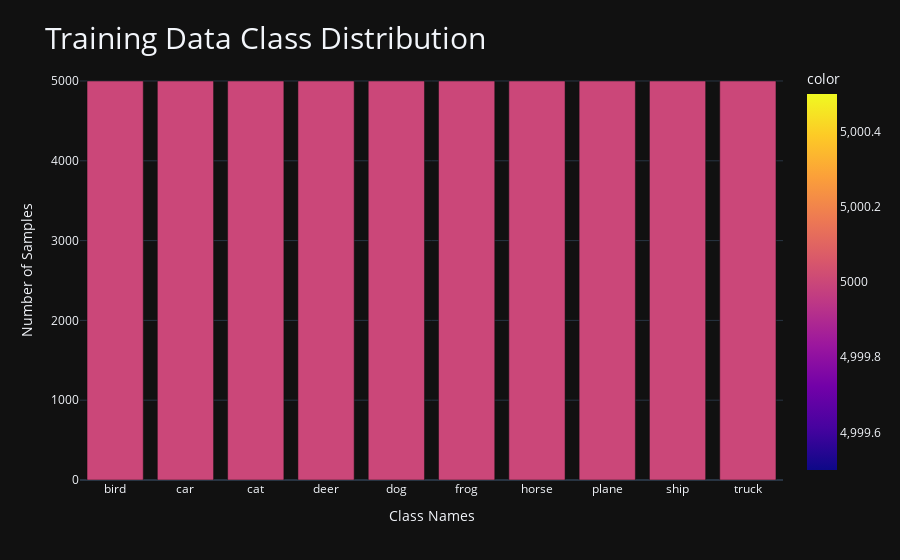

The cell this chart's notebook holds for it:
### Code cell
fig = px.bar(x=list(train_sample_dist.keys()), y=list(train_sample_dist.values()),  
             color=list(train_sample_dist.values()))

fig.update_layout(template='plotly_dark',
                    title={'text': f'Training Data Class Distribution', 'font': {'size': 30}, "x" : 0.05, "y" : 0.95}, 
                    yaxis_title=f'Number of Samples', 
                    xaxis_title=f'Class Names')

fig.update_traces(hovertemplate='<b>Number of Samples:</b> %{y}<extra></extra>')

### Figure 1 — Plotly figure (JSON) as saved in the notebook; plotly's stock layout.template omitted (floating-point values rounded to 4 significant figures)
{"data": [{"alignmentgroup": "True", "hovertemplate": "<b>Number of Samples:</b> %{y}<extra></extra>", "legendgroup": "", "marker": {"color": [5000, 5000, 5000, 5000, 5000, 5000, 5000, 5000, 5000, 5000], "coloraxis": "coloraxis", "pattern": {"shape": ""}}, "name": "", "offsetgroup": "", "orientation": "v", "showlegend": false, "textposition": "auto", "type": "bar", "x": ["bird", "car", "cat", "deer", "dog", "frog", "horse", "plane", "ship", "truck"], "xaxis": "x", "y": [5000, 5000, 5000, 5000, 5000, 5000, 5000, 5000, 5000, 5000], "yaxis": "y"}], "layout": {"autosize": true, "barmode": "relative", "coloraxis": {"colorbar": {"title": {"text": "color"}}, "colorscale": [[0, "#0d0887"], [0.1111, "#46039f"], [0.2222, "#7201a8"], [0.3333, "#9c179e"], [0.4444, "#bd3786"], [0.5556, "#d8576b"], [0.6667, "#ed7953"], [0.7778, "#fb9f3a"], [0.8889, "#fdca26"], [1, "#f0f921"]]}, "legend": {"tracegroupgap": 0}, "margin": {"t": 60}, "title": {"font": {"size": 30}, "text": "Training Data Class Distribution", "x": 0.05, "y": 0.95}, "xaxis": {"anchor": "y", "autorange": true, "domain": [0, 1], "range": [-0.5, 9.5], "title": {"text": "Class Names"}, "type": "category"}, "yaxis": {"anchor": "x", "autorange": true, "domain": [0, 1], "range": [0, 5263.0], "title": {"text": "Number of Samples"}, "type": "linear"}}}
